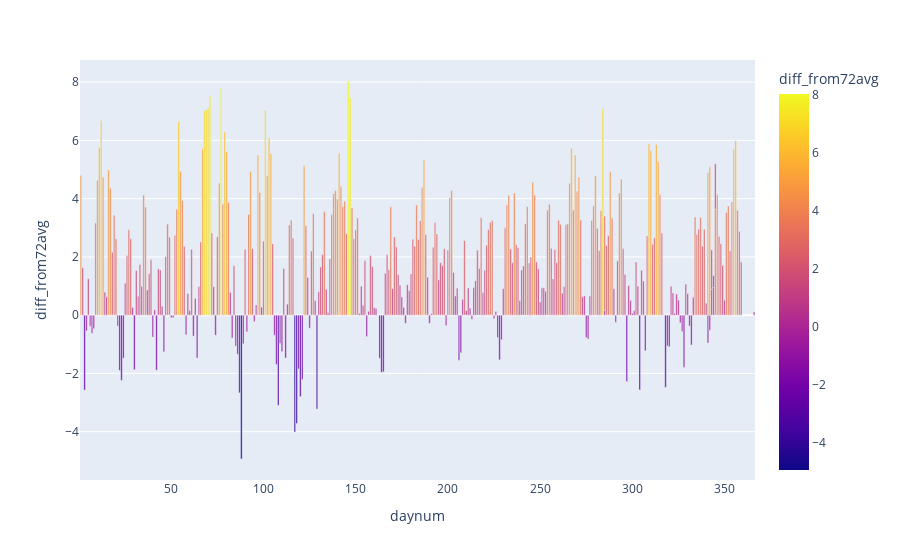

Notebook code for this chart:
### Markdown cell above
8. The same code, but focusing on 2010 - 2022.

### Code cell
weather_df2010on = weather_df[weather_df['year']>=2010]
weather_df2010on = weather_df2010on.groupby(by = ['day', 'month']).agg({'TMAX':'mean', 'TMAX72':'first', 'daynum': 'first'})
weather_df2010on['diff_from72avg'] = weather_df2010on['TMAX'] - weather_df2010on['TMAX72']
fig = px.bar(weather_df2010on, x='daynum', y='diff_from72avg', color='diff_from72avg')
fig.show()

### Figure 1 — Plotly figure (JSON) as saved in the notebook; plotly's stock layout.template omitted (floating-point values rounded to 4 significant figures; data arrays with more than 128 entries replaced by an {"elided": "..."} marker saying what was removed)
{"data": [{"alignmentgroup": "True", "hovertemplate": "daynum=%{x}<br>diff_from72avg=%{marker.color}<extra></extra>", "legendgroup": "", "marker": {"color": {"elided": "366 float values"}, "coloraxis": "coloraxis", "pattern": {"shape": ""}}, "name": "", "offsetgroup": "", "orientation": "v", "showlegend": false, "textposition": "auto", "type": "bar", "x": {"elided": "366 int values"}, "xaxis": "x", "y": {"elided": "366 float values"}, "yaxis": "y"}], "layout": {"barmode": "relative", "coloraxis": {"colorbar": {"title": {"text": "diff_from72avg"}}, "colorscale": [[0, "#0d0887"], [0.1111, "#46039f"], [0.2222, "#7201a8"], [0.3333, "#9c179e"], [0.4444, "#bd3786"], [0.5556, "#d8576b"], [0.6667, "#ed7953"], [0.7778, "#fb9f3a"], [0.8889, "#fdca26"], [1, "#f0f921"]]}, "legend": {"tracegroupgap": 0}, "margin": {"t": 60}, "xaxis": {"anchor": "y", "domain": [0, 1], "title": {"text": "daynum"}}, "yaxis": {"anchor": "x", "domain": [0, 1], "title": {"text": "diff_from72avg"}}}}
